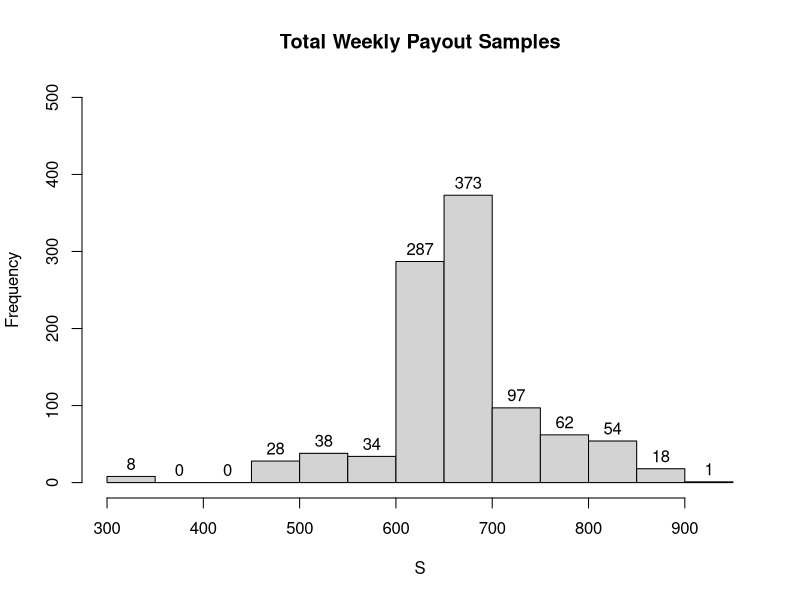

Write R code to recreate this figure.
## ---- chunk 1
SimulateOneRun <- function(r,p){
  
demand <- as.numeric(rpois(7,r))
start_stock <- c(500)
revenue <- c()
costs <- c()



for (i in 2:(length(demand)+1)){
  
 
  stock_sold <- min(start_stock[i-1],demand[i-1])
  
  revenue[i-1] <- stock_sold*2
  
  end_stock <- start_stock[i-1]-stock_sold
 
  
  if (end_stock<80){
    
    reorder_stock <- 500 - end_stock
    
    stock_replenished <- rbinom(n=1,size=1,prob=p)
    
    if(stock_replenished>0){
      
      start_stock[i] <- 500
      costs[i-1] <- 10 + (reorder_stock) + (0.1*(end_stock+reorder_stock))
      }
    else{
      
      start_stock[i] <- end_stock
      costs[i-1] <- (0.1*end_stock)
    }
  }else {
    start_stock[i] <- end_stock
    costs[i-1] <- (0.1*end_stock)
    }
  
}


profits <- sum(revenue-costs)
profits

}
## ---- chunk 2
Profit_hist <- function(n,r,p){
  
  S <- replicate(n,SimulateOneRun(r,p))
  return(hist(S,breaks=10,freq=TRUE,labels=TRUE,main="Total Weekly Payout Samples",ylim=c(0,500)))
}
## ---- chunk 3

Profit_hist(1000,100,0.9)
## ---- chunk 4
ExpectedTotalProfit <- function(r,p,tol)
{
    # Initialization
    nrep.initial <- 100
    mean.S <-  0
    var.S <- 0
    i <- 1
    term.flag = FALSE

    # For each replication, generate S_N
    # Stop if #iterations > nrep.initial and 1.96*std-error < tolerance
    while(term.flag == FALSE)
    {
        # To obtain one sample of output variable whose expectation is to be computed
        S <- SimulateOneRun(r,p)
        
        # To compute sample mean and sample variance
        mean.prev <- mean.S
        var.prev <- var.S
        mean.S <- mean.prev + (S - mean.prev)/(i)
        if (i > 1)
        {
            var.S <- (1-1/(i-1))*var.prev + i*(mean.S - mean.prev)^2
        }
        
        # Check for termination
        se <- sqrt(var.S/i)
        if (i > nrep.initial && 2.24*se < tol)
        {
         term.flag <- TRUE
        }
        else
        {
            i <- i + 1
        }
    }
    
    message("The estimate for expected total payout is:")
    print(mean.S)
    
    message("standard error of the estimate is:")
    print(se)
    
    message("The number of simulation runs after which this estimate has been output is:")
    print(i)
    
    return(c(mean.S,se,i))
}

ExpectedTotalProfit(100,0.9,2)


